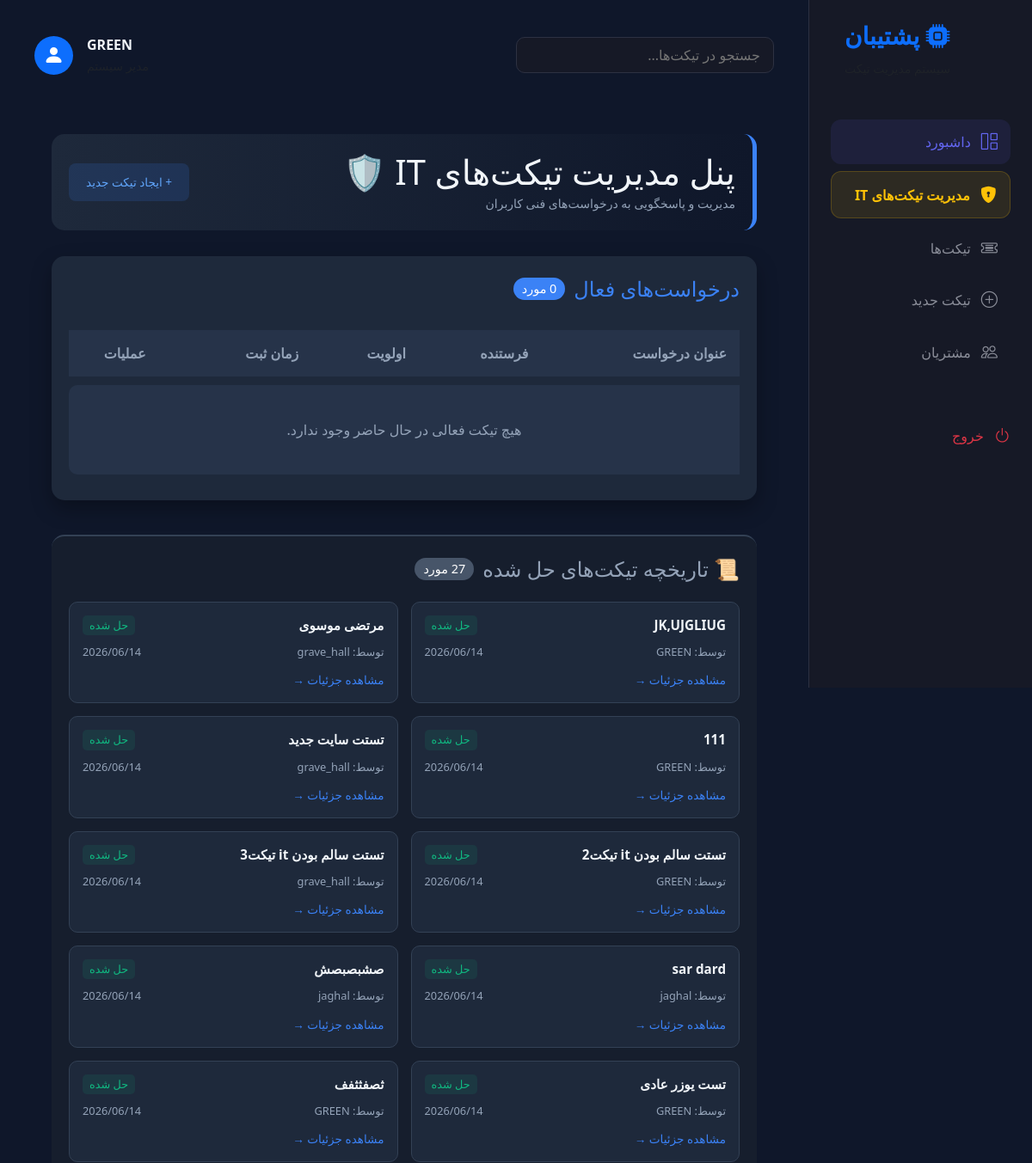
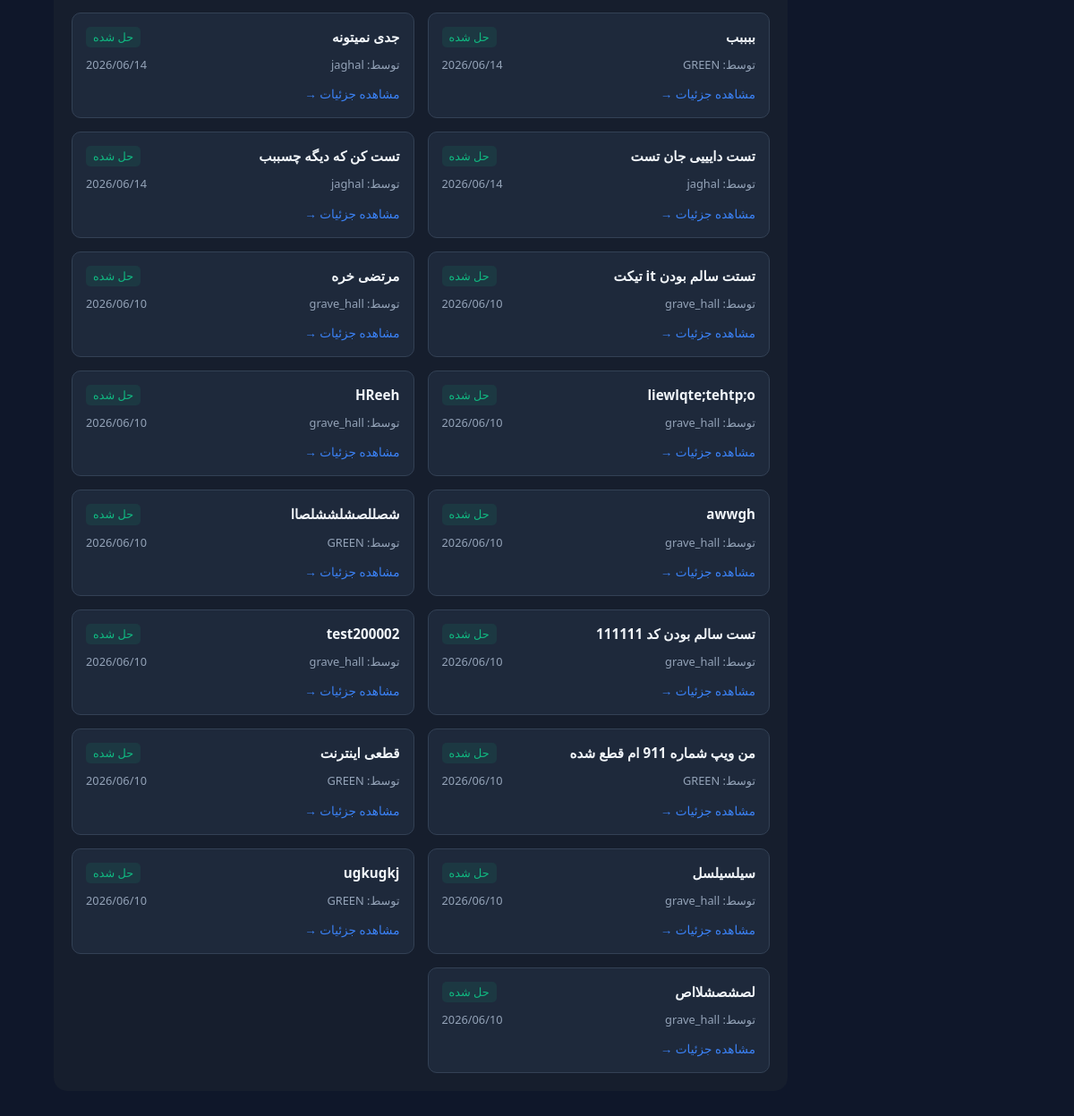
The app's page /tickets/it-panel/ (signed in) with its own data (2 pictures, top to bottom).
### tickets/models.py (models this page shows, shortened)
class Ticket(models.Model):
    class Status(models.TextChoices):
        OPEN = 'OPEN', 'باز'
        IN_PROGRESS = 'IN_PROGRESS', 'در حال بررسی'
        RESOLVED = 'RESOLVED', 'حل شده'
        CLOSED = 'CLOSED', 'بسته شده'
    class Department(models.TextChoices):
        IT = 'IT', 'فناوری اطلاعات'
        MGMT = 'MGMT', 'مدیریت'
    class Priority(models.TextChoices):
        LOW = 'LOW', 'کم'
        MEDIUM = 'MEDIUM', 'متوسط'
        HIGH = 'HIGH', 'فوری'
    title = models.CharField(max_length=200, verbose_name="عنوان")
    description = models.TextField(verbose_name="توضیحات")
    created_by = models.ForeignKey(
        User,
        on_delete=models.CASCADE,
        related_name="tickets",
        verbose_name="ایجاد کننده"
    )
    assigned_to = models.ForeignKey(
        User,
        on_delete=models.SET_NULL,
        null=True,
        blank=True,
        related_name="assigned_tickets",
        verbose_name="ارجاع به"
    )
    department = models.CharField(
        max_length=10,
        choices=Department.choices,
        default=Department.IT,
        verbose_name="واحد"
    )
    priority = models.CharField(
        max_length=10,
        choices=Priority.choices,
        default=Priority.MEDIUM,
        verbose_name="اولویت"
    )
    status = models.CharField(
        max_length=20,
        choices=Status.choices,
        default=Status.OPEN,
        verbose_name="وضعیت"
    )
    created_at = models.DateTimeField(auto_now_add=True)
    updated_at = models.DateTimeField(auto_now=True)

### tickets/views.py (the view)
# urls.py: path("it-panel/", views.it_ticket_list, name="it_ticket_list"),
@login_required
def it_ticket_list(request):
    if not hasattr(request.user, 'userprofile') or not request.user.userprofile.is_it_support:
        return redirect('ticket_list')
    active_tickets = Ticket.objects.filter(
        department='IT',
        status='OPEN'
    ).order_by('-created_at')
    resolved_tickets = Ticket.objects.filter(
        department='IT',
        status='RESOLVED'
    ).order_by('-updated_at')
    return render(request, 'tickets/it_ticket_list.html', {
        'tickets': active_tickets,
        'resolved_tickets': resolved_tickets
    })

### tickets/templates/tickets/it_ticket_list.html (shortened to what this page needs)
{% extends 'tickets/base.html' %}
{% load static %}
{% block content %}
<div class="it-container">
    <div class="panel-header">
        <div>
            <h1 style="margin:0">پنل مدیریت تیکت‌های IT 🛡️</h1>
            <small style="color: var(--text-dim)">مدیریت و پاسخگویی به درخواست‌های فنی کاربران</small>
        </div>
        <a href="{% url 'ticket_create' %}" class="btn-action btn-view" style="padding: 12px 20px">+ ایجاد تیکت جدید</a>
    </div>
    <div class="section-card">
        <div class="section-title">
            <span>درخواست‌های فعال</span>
            <span class="badge-count">{{ tickets.count }} مورد</span>
        </div>
        <table class="custom-table">
            <thead>
                <tr>
                    <th>عنوان درخواست</th>
                    <th>فرستنده</th>
                    <th>اولویت</th>
                    <th>زمان ثبت</th>
                    <th style="text-align: center;">عملیات</th>
                </tr>
            </thead>
            <tbody>
                {% for ticket in tickets %}
                <tr>
                    <td style="font-weight: bold;">{{ ticket.title }}</td>
                    <td>{{ ticket.created_by.username }}</td>
                    <td>
                        <span style="color: {% if ticket.priority == 'HIGH' %}#ef4444{% else %}#fbbf24{% endif %}">
                            {{ ticket.get_priority_display }}
                        </span>
                    </td>
                    <td>{{ ticket.created_at|date:"Y/m/d | H:i" }}</td>
                    <td style="text-align: center; display: flex; justify-content: center; gap: 10px;">
                        <a href="{% url 'ticket_detail' ticket.pk %}" class="btn-action btn-view">
                            👁️ مشاهده و پاسخ
                        </a>
                        <form action="{% url 'resolve_ticket' ticket.id %}" method="POST" style="margin:0;">
                            {% csrf_token %}
                            <button type="submit" class="btn-action btn-resolve">
                                ✅ اتمام کار
                            </button>
                        </form>
                    </td>
                </tr>
                {% empty %}
                <tr>
                    <td colspan="5" style="text-align: center; padding: 40px; color: var(--text-dim);">
                        هیچ تیکت فعالی در حال حاضر وجود ندارد.
                    </td>
                </tr>
                {% endfor %}
            </tbody>
        </table>
    </div>
    <div class="history-section">
        <div class="section-title">
            <span style="color: var(--text-dim)">📜 تاریخچه تیکت‌های حل شده</span>
            <span class="badge-count" style="background: #475569;">{{ resolved_tickets.count }} مورد</span>
        </div>
        <div class="history-grid">
            {% for rt in resolved_tickets %}
            <div class="history-item">
                <div style="display: flex; justify-content: space-between; align-items: start;">
                    <strong style="font-size: 0.95rem;">{{ rt.title }}</strong>
                    <span class="status-done">حل شده</span>
                </div>
                <div class="history-meta">
                    <span>توسط: {{ rt.created_by.username }}</span>
                    <span>{{ rt.updated_at|date:"Y/m/d" }}</span>
                </div>
                <div style="margin-top: 10px;">
                    <a href="{% url 'ticket_detail' rt.pk %}" style="color: var(--primary); font-size: 0.85rem; text-decoration: none;">
                        مشاهده جزئیات →
                    </a>
                </div>
            </div>
            {% empty %}
            <p style="color: var(--text-dim); text-align: center; width: 100%;">تاریخچه خالی است.</p>
            {% endfor %}
        </div>
    </div>
</div>
{% endblock %}

### tickets/templates/tickets/base.html (shortened to what this page needs)
<!DOCTYPE html>
<html lang="fa" dir="rtl">
<head>
    <link rel="stylesheet" href="https://cdn.jsdelivr.net/npm/bootstrap@5.3.0/dist/css/bootstrap.rtl.min.css">
    <link rel="stylesheet" href="https://cdn.jsdelivr.net/npm/bootstrap-icons@1.10.5/font/bootstrap-icons.css">
</head>
<body>
<div class="sidebar">
    <div class="mb-5 text-end px-3">
        <h3 class="text-primary fw-bold"><i class="bi bi-cpu-fill"></i> پشتیبان</h3>
        <small class="text-muted">سیستم مدیریت تیکت</small>
    </div>
    <nav class="nav flex-column">
        <a class="nav-link active" href="{% url 'ticket_list' %}"><i class="bi bi-grid-1x2"></i> داشبورد</a>
        <a class="nav-link it-panel" href="{% url 'it_ticket_list' %}">
            <i class="bi bi-shield-lock-fill"></i>
            <span class="fw-bold">مدیریت تیکت‌های IT</span>
        </a>
        <a class="nav-link" href="{% url 'ticket_list' %}"><i class="bi bi-ticket-detailed"></i> تیکت‌ها</a>
        <a class="nav-link" href="{% url 'ticket_create' %}"><i class="bi bi-plus-circle"></i> تیکت جدید</a>
        <a class="nav-link" href="#"><i class="bi bi-people"></i> مشتریان</a>
        <div class="mt-auto pt-5">
            <form method="post" action="{% url 'logout' %}" style="margin: 0;">
                <button type="submit" class="nav-link text-danger" style="background: none; border: none; padding: 0; margin: 0; width: 100%; text-align: right; display: flex; align-items: center;">
                    <i class="bi bi-power" style="margin-left: 12px; font-size: 1.2rem;"></i> خروج
                </button>
            </form>
        </div>
    </nav>
</div>
<div class="main-content">
    <div class="d-flex justify-content-between align-items-center mb-5">
        <div class="d-flex align-items-center">
            <input type="text" class="search-box me-3" placeholder="جستجو در تیکت‌ها...">
        </div>
        <div class="d-flex align-items-center">
            <div class="text-end me-3">
                <div class="fw-bold text-uppercase">{{ user.username }}</div>
                <small class="text-muted">مدیر سیستم</small>
            </div>
            <div class="rounded-circle bg-primary p-2" style="width: 45px; height: 45px; display: flex; align-items: center; justify-content: center;">
                <i class="bi bi-person-fill fs-4 text-white"></i>
            </div>
        </div>
    </div>
    {% block content %}{% endblock %}
</div>
</body>
</html>

### tickets/templates/tickets/base.html (style rules this page uses)
:root { --bg-dark: #12141e; --card-dark: #1b1e2d; --sidebar-dark: #161926; --accent-color: #6366f1; --text-muted: #8a8d98; --border-color: #2d3142; }
body { background-color: var(--bg-dark); color: white; font-family: 'Segoe UI', Tahoma, sans-serif; overflow-x: hidden; }
.sidebar { width: 260px; height: 100vh; position: fixed; right: 0; top: 0; background-color: var(--sidebar-dark); padding: 25px; border-left: 1px solid var(--border-color); z-index: 1000; }
.nav-link { color: var(--text-muted); padding: 12px 15px; border-radius: 12px; margin-bottom: 8px; transition: 0.3s; display: flex; align-items: center; text-decoration: none; }
.nav-link i { font-size: 1.2rem; margin-left: 12px; }
.nav-link:hover, .nav-link.active { background: rgba(99, 102, 241, 0.1); color: var(--accent-color); }
.nav-link.it-panel { background: rgba(255, 193, 7, 0.1); color: #ffc107 !important; border: 1px solid rgba(255, 193, 7, 0.2); }
.main-content { margin-right: 260px; padding: 40px; min-height: 100vh; }
.search-box { background: var(--sidebar-dark); border: 1px solid var(--border-color); border-radius: 10px; color: white; padding: 8px 15px; width: 300px; }

### tickets/templates/tickets/it_ticket_list.html (style rules this page uses)
:root { --bg-dark: #0f172a; --card-bg: #1e293b; --primary: #3b82f6; --success: #10b981; --text-main: #f1f5f9; --text-dim: #94a3b8; }
body { background-color: var(--bg-dark); color: var(--text-main); }
.it-container { max-width: 1200px; margin: 0 auto; padding: 20px; }
.panel-header { display: flex; justify-content: space-between; align-items: center; margin-bottom: 30px; background: linear-gradient(90deg, #1e293b, #0f172a); padding: 20px; border-radius: 15px; border-right: 5px solid var(--primary); }
.section-card { background: var(--card-bg); border-radius: 15px; padding: 20px; margin-bottom: 40px; box-shadow: 0 10px 25px rgba(0,0,0,0.3); }
.section-title { font-size: 1.5rem; margin-bottom: 20px; display: flex; align-items: center; gap: 10px; color: var(--primary); }
.badge-count { background: var(--primary); color: white; padding: 2px 10px; border-radius: 20px; font-size: 0.9rem; }
.custom-table { width: 100%; border-collapse: separate; border-spacing: 0 10px; }
.custom-table th { padding: 15px; color: var(--text-dim); text-align: right; }
.custom-table tr { background: #263349; transition: 0.3s; }
.custom-table td { padding: 15px; vertical-align: middle; }
.custom-table td:first-child { border-radius: 0 10px 10px 0; }
.custom-table td:last-child { border-radius: 10px 0 0 10px; }
.btn-action { padding: 8px 16px; border-radius: 8px; text-decoration: none; font-size: 0.85rem; display: inline-flex; align-items: center; gap: 5px; transition: 0.2s; border: none; cursor: pointer; }
.btn-view { background: rgba(59, 130, 246, 0.15); color: #60a5fa; }
.history-section { background: #161e2d; border-radius: 15px; padding: 20px; border-top: 2px solid #334155; }
.history-grid { display: grid; grid-template-columns: repeat(auto-fill, minmax(300px, 1fr)); gap: 15px; }
.history-item { background: #1e293b; padding: 15px; border-radius: 10px; border: 1px solid #334155; }
.history-meta { display: flex; justify-content: space-between; font-size: 0.8rem; color: var(--text-dim); margin-top: 10px; }
.status-done { color: var(--success); font-size: 0.8rem; background: rgba(16, 185, 129, 0.1); padding: 2px 8px; border-radius: 5px; }

### records on screen
Ticket: title "JK,UJGLIUG", created_by.username "GREEN", updated_at "2026/06/14"
Ticket: title "مرتضی موسوی", created_by.username "grave_hall", updated_at "2026/06/14"
Ticket: title "111", created_by.username "GREEN", updated_at "2026/06/14"
Ticket: title "تستت سایت جدید", created_by.username "grave_hall", updated_at "2026/06/14"
Ticket: title "تستت سالم بودن it تیکت2", created_by.username "GREEN", updated_at "2026/06/14"
Ticket: title "تستت سالم بودن it تیکت3", created_by.username "grave_hall", updated_at "2026/06/14"
Ticket: title "sar dard", created_by.username "jaghal", updated_at "2026/06/14"
Ticket: title "صشبصبصش", created_by.username "jaghal", updated_at "2026/06/14"
Ticket: title "تست یوزر عادی", created_by.username "GREEN", updated_at "2026/06/14"
Ticket: title "ثصفثثفف", created_by.username "GREEN", updated_at "2026/06/14"
Ticket: title "ببببب", created_by.username "GREEN", updated_at "2026/06/14"
Ticket: title "جدی نمیتونه", created_by.username "jaghal", updated_at "2026/06/14"
Ticket: title "تست دایییی جان تست", created_by.username "jaghal", updated_at "2026/06/14"
Ticket: title "تست کن که دیگه چسببب", created_by.username "jaghal", updated_at "2026/06/14"
Ticket: title "تستت سالم بودن it تیکت", created_by.username "grave_hall", updated_at "2026/06/10"
Ticket: title "مرتضی خره", created_by.username "grave_hall", updated_at "2026/06/10"
Ticket: title "liewlqte;tehtp;o", created_by.username "grave_hall", updated_at "2026/06/10"
Ticket: title "HReeh", created_by.username "grave_hall", updated_at "2026/06/10"
Ticket: title "awwgh", created_by.username "grave_hall", updated_at "2026/06/10"
Ticket: title "شصللصشلششلصاا", created_by.username "GREEN", updated_at "2026/06/10"
Ticket: title "تست سالم بودن کد 111111", created_by.username "grave_hall", updated_at "2026/06/10"
Ticket: title "test200002", created_by.username "grave_hall", updated_at "2026/06/10"
Ticket: title "من ویپ شماره 911 ام قطع شده", created_by.username "GREEN", updated_at "2026/06/10"
Ticket: title "قطعی اینترنت", created_by.username "GREEN", updated_at "2026/06/10"
Ticket: title "سیلسیلسل", created_by.username "grave_hall", updated_at "2026/06/10"
Ticket: title "ugkugkj", created_by.username "GREEN", updated_at "2026/06/10"
Ticket: title "لصشصشلااص", created_by.username "grave_hall", updated_at "2026/06/10"

### other values on screen
{{ user.username }} "GREEN"
{{ tickets.count }} "0"
